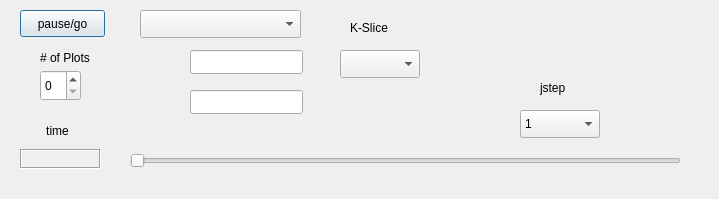
<?xml version="1.0" encoding="UTF-8"?>
<ui version="4.0">
 <class>bottomDialog</class>
 <widget class="QDialog" name="bottomDialog">
  <property name="geometry">
   <rect>
    <x>0</x>
    <y>0</y>
    <width>719</width>
    <height>199</height>
   </rect>
  </property>
  <property name="windowTitle">
   <string>bottom dialog</string>
  </property>
  <widget class="QPushButton" name="pauseButton">
   <property name="geometry">
    <rect>
     <x>20</x>
     <y>10</y>
     <width>85</width>
     <height>27</height>
    </rect>
   </property>
   <property name="text">
    <string>pause/go</string>
   </property>
  </widget>
  <widget class="QComboBox" name="comboBox_variables">
   <property name="geometry">
    <rect>
     <x>140</x>
     <y>10</y>
     <width>161</width>
     <height>28</height>
    </rect>
   </property>
  </widget>
  <widget class="QLineEdit" name="vmin">
   <property name="geometry">
    <rect>
     <x>190</x>
     <y>50</y>
     <width>113</width>
     <height>24</height>
    </rect>
   </property>
  </widget>
  <widget class="QLineEdit" name="vmax">
   <property name="geometry">
    <rect>
     <x>190</x>
     <y>90</y>
     <width>113</width>
     <height>24</height>
    </rect>
   </property>
  </widget>
  <widget class="QSlider" name="sliderTime">
   <property name="geometry">
    <rect>
     <x>130</x>
     <y>150</y>
     <width>551</width>
     <height>21</height>
    </rect>
   </property>
   <property name="orientation">
    <enum>Qt::Horizontal</enum>
   </property>
  </widget>
  <widget class="QLabel" name="timeLabel">
   <property name="geometry">
    <rect>
     <x>20</x>
     <y>149</y>
     <width>81</width>
     <height>20</height>
    </rect>
   </property>
   <property name="frameShape">
    <enum>QFrame::Box</enum>
   </property>
   <property name="frameShadow">
    <enum>QFrame::Sunken</enum>
   </property>
   <property name="text">
    <string/>
   </property>
   <property name="alignment">
    <set>Qt::AlignCenter</set>
   </property>
  </widget>
  <widget class="QLabel" name="label">
   <property name="geometry">
    <rect>
     <x>30</x>
     <y>123</y>
     <width>55</width>
     <height>16</height>
    </rect>
   </property>
   <property name="text">
    <string>time</string>
   </property>
   <property name="alignment">
    <set>Qt::AlignCenter</set>
   </property>
  </widget>
  <widget class="QSpinBox" name="spinNPLOTS">
   <property name="geometry">
    <rect>
     <x>40</x>
     <y>70</y>
     <width>41</width>
     <height>31</height>
    </rect>
   </property>
   <property name="sizePolicy">
    <sizepolicy hsizetype="MinimumExpanding" vsizetype="MinimumExpanding">
     <horstretch>0</horstretch>
     <verstretch>0</verstretch>
    </sizepolicy>
   </property>
  </widget>
  <widget class="QLabel" name="label_2">
   <property name="geometry">
    <rect>
     <x>40</x>
     <y>50</y>
     <width>61</width>
     <height>16</height>
    </rect>
   </property>
   <property name="text">
    <string># of Plots</string>
   </property>
  </widget>
  <widget class="QLabel" name="label_K">
   <property name="geometry">
    <rect>
     <x>350</x>
     <y>20</y>
     <width>41</width>
     <height>16</height>
    </rect>
   </property>
   <property name="text">
    <string>K-Slice</string>
   </property>
  </widget>
  <widget class="QComboBox" name="comboBox_jstep">
   <property name="geometry">
    <rect>
     <x>520</x>
     <y>110</y>
     <width>80</width>
     <height>28</height>
    </rect>
   </property>
   <item>
    <property name="text">
     <string>1</string>
    </property>
   </item>
   <item>
    <property name="text">
     <string>2</string>
    </property>
   </item>
   <item>
    <property name="text">
     <string>4</string>
    </property>
   </item>
   <item>
    <property name="text">
     <string>8</string>
    </property>
   </item>
   <item>
    <property name="text">
     <string>12</string>
    </property>
   </item>
   <item>
    <property name="text">
     <string>16</string>
    </property>
   </item>
  </widget>
  <widget class="QLabel" name="label_jstep">
   <property name="geometry">
    <rect>
     <x>540</x>
     <y>80</y>
     <width>41</width>
     <height>16</height>
    </rect>
   </property>
   <property name="text">
    <string>jstep</string>
   </property>
  </widget>
  <widget class="QComboBox" name="comboBox_kslice">
   <property name="geometry">
    <rect>
     <x>340</x>
     <y>50</y>
     <width>80</width>
     <height>28</height>
    </rect>
   </property>
  </widget>
 </widget>
 <resources/>
 <connections/>
</ui>
